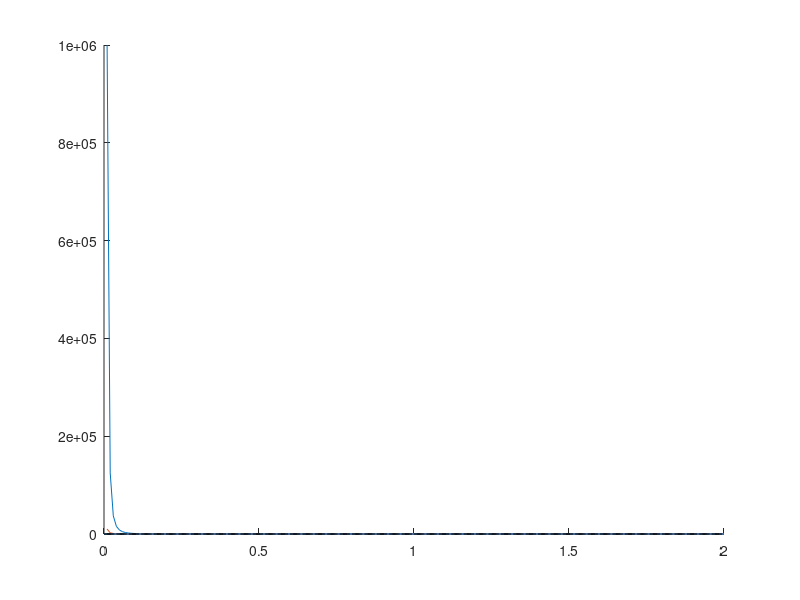

MATLAB code to generate this figure: (Note: this script raises an error after producing the figure.)
clear;
close;
figure;
hold on;

P = [-3,  -2, -1/2,-1/3, 1/3, 1/2, 2,   3];

x = (0:0.01:2)';
y = x.^P;

plot(x,y);
plot(x,x.^1,'k--',x,x.^(-1),'k--');
ax = gca();
ax.XTick = 0:0.5:2;
ax.YTick = 0:0.5:2;
axis square equal;
axis([0,2,0,2]);
grid on;
box on;

a = [0.8192, 0.7549,0.4656,0.3803,   0.3177,0.3820,0.6180,  0.6823];
b = a.^P;
c = {'$x^{-3}$','$x^{-2}$','$x^{- \frac{1}{2}}$','$x^{- \frac{1}{3}}$', '$x^{\frac{1}{3}}$','$x^{\frac{1}{2}}$','$x^2$','$x^3$'};
text(a,b,c,'Interpreter','latex');
text(0.5,1,'y = x^P');